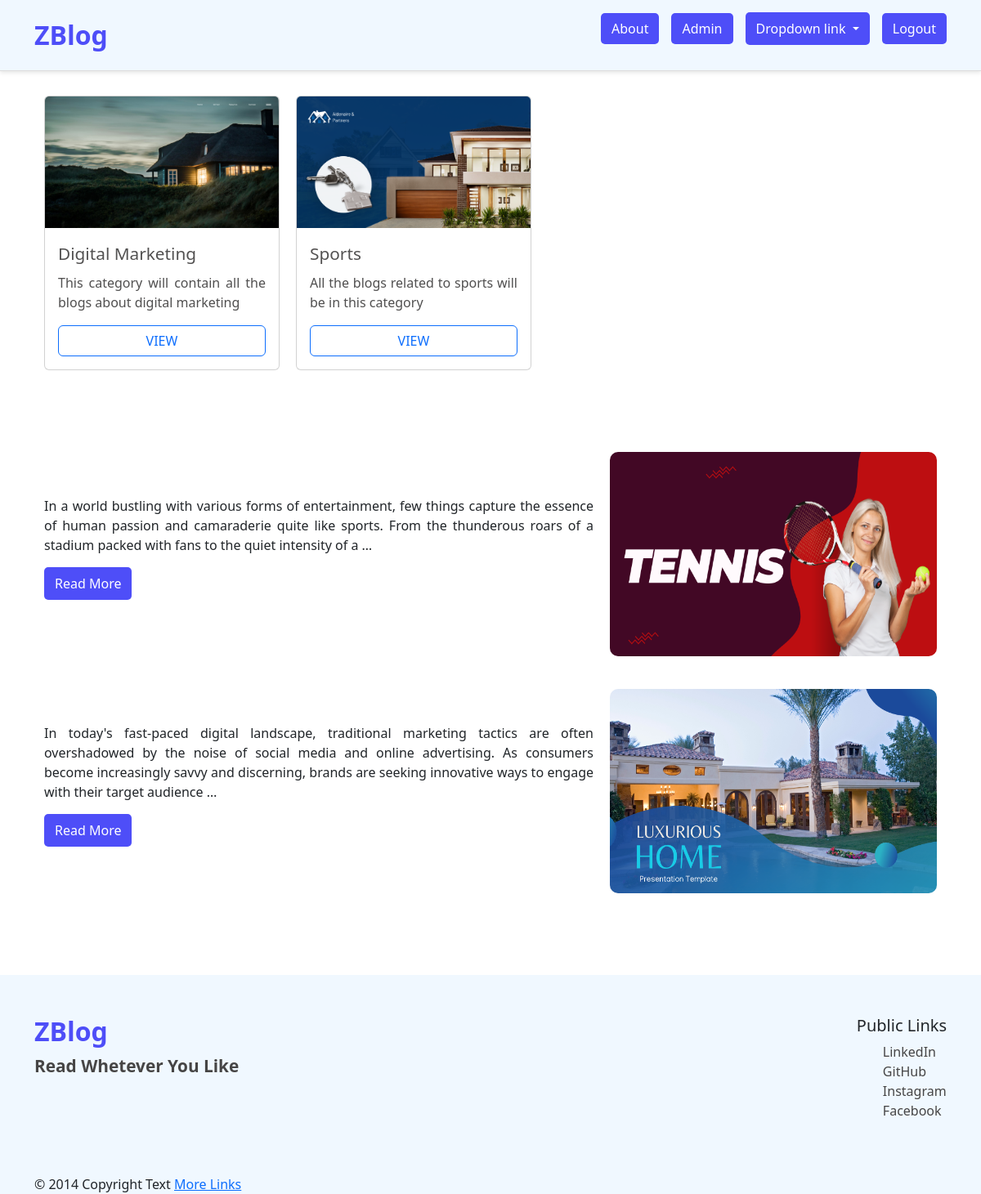
The app's page /home/ (signed in) with its own data.
### blog/models.py (models this page shows, shortened)
class Category(models.Model):
    cat_id = models.AutoField(primary_key=True)
    title = models.CharField(max_length=200)
    description = models.TextField()
    url = models.CharField(max_length=100)
    image = models.ImageField(upload_to='category/')
    date = models.DateTimeField(auto_now_add=True, null=True)

class Post(models.Model):
    post_id = models.AutoField(primary_key=True)
    title = models.CharField(max_length=200)
    content = HTMLField()
    url = models.CharField(max_length=100)
    cat = models.ForeignKey(Category, on_delete=models.CASCADE)
    image = models.ImageField(upload_to='post/')

### user/middlewares.py (the view)
    def wrapped_view(request, *args, **kwargs):
        if request.user.is_authenticated == False:
            return redirect('/user/login/')
        return view_function(request, *args, **kwargs)

### blog/views.py (called while the page is built)
@auth
def home(request):
    posts = Post.objects.all()[:11]
    cats = Category.objects.all()
    data = {
        'posts': posts,
        'cats': cats
    }
    return render(request, 'home.html', data)

### templates/home.html
{% extends 'base.html' %} {% block content %}
<div style="max-width: 1092px; width: 100%; margin: auto">
  <div style="display: flex; align-items: center; gap: 20px; margin: 30px 0px">
    {% for cat in cats %}
    <div class="card" style="width: 18rem">
      <img src="/media/{{cat.image}}" class="card-img-top" alt="" />
      <div class="card-body">
        <div class="card-title" style="font-size: 1.3rem; font-weight: 500; color: rgb(82, 81, 81);">{{cat.title}}</div>
        <p class="truncate" style="color: rgb(80, 79, 79); text-align: justify;">{{cat.description}}</p>
        <a href="/category/{{cat.url}}" class="btn btn-outline-primary" style="width: 100%;">VIEW</a>
      </div>
    </div>
    {%endfor%}
  </div>
  <div style="margin: 40px 0px; padding: 20px 0px">
    {%for p in posts %}
    <div
      style="
        display: flex;
        align-items: center;
        justify-content: space-between;
        gap: 20px;
        margin: 40px 0px;
      "
    >
      <div>
        {{p.content |truncatewords:40 | safe}}
        <button href="/blog/{{p.url}}" class="postBtn">Read More</button>
      </div>
      <div>
        <img
          src="/media/{{p.image}}"
          class="responsive-img"
          style="width: 400px; height: 250px; border-radius: 10px"
        />
      </div>
    </div>
    {%endfor %}
  </div>
</div>
{% endblock %}

### blog/static/css/style.css (style rules this page uses)
.postBtn { padding: 8px 13px; background-color: rgb(78, 78, 248); color: white; border-radius: 5px; text-decoration: none; cursor: pointer; border: none; display: block; margin-top: 15px; }

### records on screen
Category: image (picture), title "Digital Marketing", description "This category will contain all the blogs about digital marketing"
Category: image (picture), title "Sports", description "All the blogs related to sports will be in this category"
Post: content "In a world bustling with various forms of entertainment, few things capture the essence of human passion and camaraderie quite like sports. From the thunderous roars of a stadium packed with fans to the quiet intensity of a …", image (picture)
Post: content "In today's fast-paced digital landscape, traditional marketing tactics are often overshadowed by the noise of social media and online advertising. As consumers become increasingly savvy and discerning, brands are seeking innovative ways to engage with their target audience …", image (picture)
